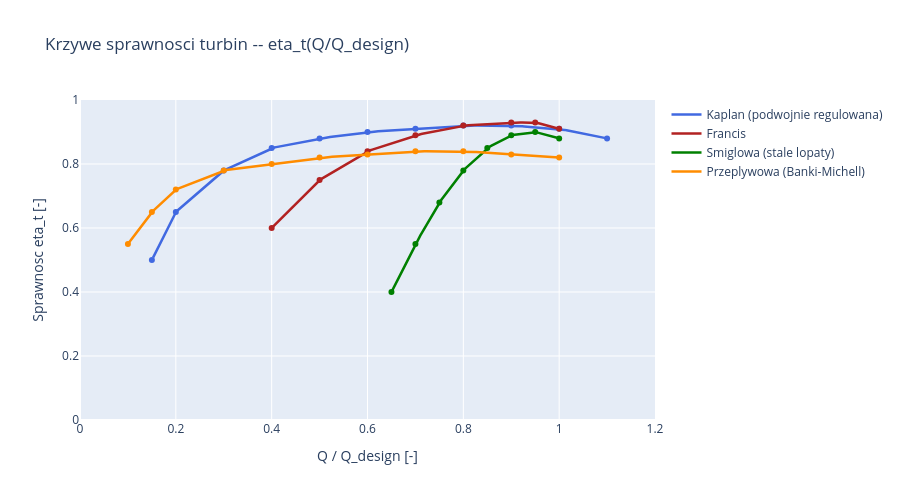

This figure's notebook cell:
### Markdown cell above
**Prompt do LLM:**
> *"Narysuj krzywe sprawnosci eta(Q/Q_design) dla 4 glownych typow turbin
> na jednym wykresie. Uzyj plotly, zakres Q_ratio 0-1.2."*

**Uzyte funkcje:** `src.turbine.turbine_efficiency()`

### Code cell
Q_ratio = np.linspace(0.0, 1.2, 300)

colors = {
    'kaplan': 'royalblue', 'francis': 'firebrick',
    'propeller': 'green', 'crossflow': 'darkorange',
}
main_types = ['kaplan', 'francis', 'propeller', 'crossflow']

fig = go.Figure()
for name in main_types:
    t = TURBINE_CATALOG[name]
    eta = turbine_efficiency(Q_ratio, t)
    # Show only where eta > 0
    eta_plot = np.where(eta > 0, eta, np.nan)
    fig.add_trace(go.Scatter(
        x=Q_ratio, y=eta_plot,
        mode='lines', name=t.name_pl,
        line=dict(color=colors[name], width=2.5),
    ))
    # Mark data points
    fig.add_trace(go.Scatter(
        x=list(t.eta_curve_q), y=list(t.eta_curve_eta),
        mode='markers', showlegend=False,
        marker=dict(color=colors[name], size=6),
    ))

fig.update_layout(
    title='Krzywe sprawnosci turbin -- eta_t(Q/Q_design)',
    xaxis_title='Q / Q_design [-]',
    yaxis_title='Sprawnosc eta_t [-]',
    yaxis_range=[0, 1.0],
    height=500, hovermode='x unified',
)
fig.show()

### Figure 1 — Plotly figure (JSON) as saved in the notebook; plotly's stock layout.template omitted (floating-point values rounded to 4 significant figures; data arrays with more than 128 entries replaced by an {"elided": "..."} marker saying what was removed)
{"data": [{"line": {"color": "royalblue", "width": 2.5}, "mode": "lines", "name": "Kaplan (podwojnie regulowana)", "type": "scatter", "x": {"elided": "300 float values"}, "y": {"elided": "300 float values"}}, {"marker": {"color": "royalblue", "size": 6}, "mode": "markers", "showlegend": false, "type": "scatter", "x": [0.15, 0.2, 0.3, 0.4, 0.5, 0.6, 0.7, 0.8, 0.9, 1, 1.1], "y": [0.5, 0.65, 0.78, 0.85, 0.88, 0.9, 0.91, 0.92, 0.92, 0.91, 0.88]}, {"line": {"color": "firebrick", "width": 2.5}, "mode": "lines", "name": "Francis", "type": "scatter", "x": {"elided": "300 float values"}, "y": {"elided": "300 float values"}}, {"marker": {"color": "firebrick", "size": 6}, "mode": "markers", "showlegend": false, "type": "scatter", "x": [0.4, 0.5, 0.6, 0.7, 0.8, 0.9, 0.95, 1], "y": [0.6, 0.75, 0.84, 0.89, 0.92, 0.93, 0.93, 0.91]}, {"line": {"color": "green", "width": 2.5}, "mode": "lines", "name": "Smiglowa (stale lopaty)", "type": "scatter", "x": {"elided": "300 float values"}, "y": {"elided": "300 float values"}}, {"marker": {"color": "green", "size": 6}, "mode": "markers", "showlegend": false, "type": "scatter", "x": [0.65, 0.7, 0.75, 0.8, 0.85, 0.9, 0.95, 1], "y": [0.4, 0.55, 0.68, 0.78, 0.85, 0.89, 0.9, 0.88]}, {"line": {"color": "darkorange", "width": 2.5}, "mode": "lines", "name": "Przeplywowa (Banki-Michell)", "type": "scatter", "x": {"elided": "300 float values"}, "y": {"elided": "300 float values"}}, {"marker": {"color": "darkorange", "size": 6}, "mode": "markers", "showlegend": false, "type": "scatter", "x": [0.1, 0.15, 0.2, 0.3, 0.4, 0.5, 0.6, 0.7, 0.8, 0.9, 1], "y": [0.55, 0.65, 0.72, 0.78, 0.8, 0.82, 0.83, 0.84, 0.84, 0.83, 0.82]}], "layout": {"height": 500, "hovermode": "x unified", "title": {"text": "Krzywe sprawnosci turbin -- eta_t(Q/Q_design)"}, "xaxis": {"title": {"text": "Q / Q_design [-]"}}, "yaxis": {"range": [0, 1], "title": {"text": "Sprawnosc eta_t [-]"}}}}
